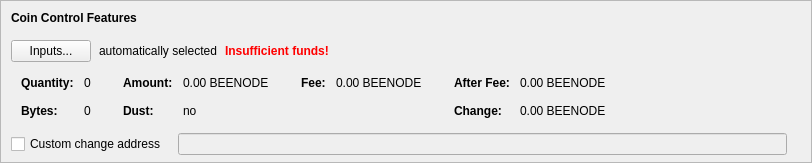
    <widget class="QFrame" name="frameCoinControl">
     <property name="sizePolicy">
      <sizepolicy hsizetype="Expanding" vsizetype="Expanding">
       <horstretch>0</horstretch>
       <verstretch>0</verstretch>
      </sizepolicy>
     </property>
     <property name="maximumSize">
      <size>
       <width>16777215</width>
       <height>16777215</height>
      </size>
     </property>
     <property name="frameShape">
      <enum>QFrame::StyledPanel</enum>
     </property>
     <property name="frameShadow">
      <enum>QFrame::Sunken</enum>
     </property>
     <layout class="QVBoxLayout" name="verticalLayoutCoinControl2">
      <property name="spacing">
       <number>0</number>
      </property>
      <property name="leftMargin">
       <number>0</number>
      </property>
      <property name="topMargin">
       <number>0</number>
      </property>
      <property name="rightMargin">
       <number>0</number>
      </property>
      <property name="bottomMargin">
       <number>6</number>
      </property>
      <item>
       <layout class="QVBoxLayout" name="verticalLayoutCoinControl" stretch="0,0,0,0,1">
        <property name="spacing">
         <number>0</number>
        </property>
        <property name="leftMargin">
         <number>10</number>
        </property>
        <property name="topMargin">
         <number>10</number>
        </property>
        <item>
         <layout class="QHBoxLayout" name="horizontalLayoutCoinControl1">
          <property name="bottomMargin">
           <number>15</number>
          </property>
          <item>
           <widget class="QLabel" name="labelCoinControlFeatures">
            <property name="sizePolicy">
             <sizepolicy hsizetype="Preferred" vsizetype="Maximum">
              <horstretch>0</horstretch>
              <verstretch>0</verstretch>
             </sizepolicy>
            </property>
            <property name="font">
             <font>
              <weight>75</weight>
              <bold>true</bold>
             </font>
            </property>
            <property name="styleSheet">
             <string notr="true">font-weight:bold;</string>
            </property>
            <property name="text">
             <string>Coin Control Features</string>
            </property>
           </widget>
          </item>
         </layout>
        </item>
        <item>
         <layout class="QHBoxLayout" name="horizontalLayoutCoinControl2" stretch="0,0,0,0">
          <property name="spacing">
           <number>8</number>
          </property>
          <property name="bottomMargin">
           <number>10</number>
          </property>
          <item>
           <widget class="QPushButton" name="pushButtonCoinControl">
            <property name="styleSheet">
             <string notr="true"/>
            </property>
            <property name="text">
             <string>Inputs...</string>
            </property>
            <property name="autoDefault">
             <bool>false</bool>
            </property>
           </widget>
          </item>
          <item>
           <widget class="QLabel" name="labelCoinControlAutomaticallySelected">
            <property name="text">
             <string>automatically selected</string>
            </property>
            <property name="margin">
             <number>5</number>
            </property>
           </widget>
          </item>
          <item>
           <widget class="QLabel" name="labelCoinControlInsuffFunds">
            <property name="font">
             <font>
              <weight>75</weight>
              <bold>true</bold>
             </font>
            </property>
            <property name="styleSheet">
             <string notr="true">color:red;font-weight:bold;</string>
            </property>
            <property name="text">
             <string>Insufficient funds!</string>
            </property>
            <property name="margin">
             <number>5</number>
            </property>
           </widget>
          </item>
          <item>
           <spacer name="horizontalSpacerCoinControl">
            <property name="orientation">
             <enum>Qt::Horizontal</enum>
            </property>
            <property name="sizeHint" stdset="0">
             <size>
              <width>40</width>
              <height>1</height>
             </size>
            </property>
           </spacer>
          </item>
         </layout>
        </item>
        <item>
         <widget class="QWidget" name="widgetCoinControl" native="true">
          <property name="sizePolicy">
           <sizepolicy hsizetype="Preferred" vsizetype="Preferred">
            <horstretch>0</horstretch>
            <verstretch>0</verstretch>
           </sizepolicy>
          </property>
          <property name="minimumSize">
           <size>
            <width>0</width>
            <height>0</height>
           </size>
          </property>
          <property name="styleSheet">
           <string notr="true"/>
          </property>
          <layout class="QHBoxLayout" name="horizontalLayoutCoinControl5">
           <property name="leftMargin">
            <number>0</number>
           </property>
           <property name="topMargin">
            <number>0</number>
           </property>
           <property name="rightMargin">
            <number>0</number>
           </property>
           <property name="bottomMargin">
            <number>0</number>
           </property>
           <item>
            <layout class="QHBoxLayout" name="horizontalLayoutCoinControl3" stretch="0,0,0,1">
             <property name="spacing">
              <number>20</number>
             </property>
             <property name="topMargin">
              <number>0</number>
             </property>
             <property name="bottomMargin">
              <number>10</number>
             </property>
             <item>
              <layout class="QFormLayout" name="formLayoutCoinControl1">
               <property name="horizontalSpacing">
                <number>10</number>
               </property>
               <property name="verticalSpacing">
                <number>14</number>
               </property>
               <property name="leftMargin">
                <number>10</number>
               </property>
               <property name="topMargin">
                <number>4</number>
               </property>
               <property name="rightMargin">
                <number>6</number>
               </property>
               <item row="0" column="0">
                <widget class="QLabel" name="labelCoinControlQuantityText">
                 <property name="font">
                  <font>
                   <weight>75</weight>
                   <bold>true</bold>
                  </font>
                 </property>
                 <property name="text">
                  <string>Quantity:</string>
                 </property>
                 <property name="margin">
                  <number>0</number>
                 </property>
                </widget>
               </item>
               <item row="0" column="1">
                <widget class="QLabel" name="labelCoinControlQuantity">
                 <property name="cursor">
                  <cursorShape>IBeamCursor</cursorShape>
                 </property>
                 <property name="contextMenuPolicy">
                  <enum>Qt::ActionsContextMenu</enum>
                 </property>
                 <property name="text">
                  <string notr="true">0</string>
                 </property>
                 <property name="margin">
                  <number>0</number>
                 </property>
                 <property name="textInteractionFlags">
                  <set>Qt::LinksAccessibleByMouse|Qt::TextSelectableByKeyboard|Qt::TextSelectableByMouse</set>
                 </property>
                </widget>
               </item>
               <item row="1" column="0">
                <widget class="QLabel" name="labelCoinControlBytesText">
                 <property name="font">
                  <font>
                   <weight>75</weight>
                   <bold>true</bold>
                  </font>
                 </property>
                 <property name="text">
                  <string>Bytes:</string>
                 </property>
                </widget>
               </item>
               <item row="1" column="1">
                <widget class="QLabel" name="labelCoinControlBytes">
                 <property name="cursor">
                  <cursorShape>IBeamCursor</cursorShape>
                 </property>
                 <property name="contextMenuPolicy">
                  <enum>Qt::ActionsContextMenu</enum>
                 </property>
                 <property name="text">
                  <string notr="true">0</string>
                 </property>
                 <property name="textInteractionFlags">
                  <set>Qt::LinksAccessibleByMouse|Qt::TextSelectableByKeyboard|Qt::TextSelectableByMouse</set>
                 </property>
                </widget>
               </item>
              </layout>
             </item>
             <item>
              <layout class="QFormLayout" name="formLayoutCoinControl2">
               <property name="horizontalSpacing">
                <number>10</number>
               </property>
               <property name="verticalSpacing">
                <number>14</number>
               </property>
               <property name="leftMargin">
                <number>6</number>
               </property>
               <property name="topMargin">
                <number>4</number>
               </property>
               <property name="rightMargin">
                <number>6</number>
               </property>
               <item row="0" column="0">
                <widget class="QLabel" name="labelCoinControlAmountText">
                 <property name="font">
                  <font>
                   <weight>75</weight>
                   <bold>true</bold>
                  </font>
                 </property>
                 <property name="text">
                  <string>Amount:</string>
                 </property>
                 <property name="margin">
                  <number>0</number>
                 </property>
                </widget>
               </item>
               <item row="0" column="1">
                <widget class="QLabel" name="labelCoinControlAmount">
                 <property name="cursor">
                  <cursorShape>IBeamCursor</cursorShape>
                 </property>
                 <property name="contextMenuPolicy">
                  <enum>Qt::ActionsContextMenu</enum>
                 </property>
                 <property name="text">
                  <string notr="true">0.00 BEENODE</string>
                 </property>
                 <property name="textInteractionFlags">
                  <set>Qt::LinksAccessibleByMouse|Qt::TextSelectableByKeyboard|Qt::TextSelectableByMouse</set>
                 </property>
                </widget>
               </item>
               <item row="1" column="0">
                <widget class="QLabel" name="labelCoinControlLowOutputText">
                 <property name="font">
                  <font>
                   <weight>75</weight>
                   <bold>true</bold>
                  </font>
                 </property>
                 <property name="text">
                  <string>Dust:</string>
                 </property>
                </widget>
               </item>
               <item row="1" column="1">
                <widget class="QLabel" name="labelCoinControlLowOutput">
                 <property name="cursor">
                  <cursorShape>IBeamCursor</cursorShape>
                 </property>
                 <property name="contextMenuPolicy">
                  <enum>Qt::ActionsContextMenu</enum>
                 </property>
                 <property name="text">
                  <string notr="true">no</string>
                 </property>
                 <property name="textInteractionFlags">
                  <set>Qt::LinksAccessibleByMouse|Qt::TextSelectableByKeyboard|Qt::TextSelectableByMouse</set>
                 </property>
                </widget>
               </item>
              </layout>
             </item>
             <item>
              <layout class="QFormLayout" name="formLayoutCoinControl3">
               <property name="horizontalSpacing">
                <number>10</number>
               </property>
               <property name="verticalSpacing">
                <number>14</number>
               </property>
               <property name="leftMargin">
                <number>6</number>
               </property>
               <property name="topMargin">
                <number>4</number>
               </property>
               <property name="rightMargin">
                <number>6</number>
               </property>
               <item row="0" column="0">
                <widget class="QLabel" name="labelCoinControlFeeText">
                 <property name="font">
                  <font>
                   <weight>75</weight>
                   <bold>true</bold>
                  </font>
                 </property>
                 <property name="text">
                  <string>Fee:</string>
                 </property>
                 <property name="margin">
                  <number>0</number>
                 </property>
                </widget>
               </item>
               <item row="0" column="1">
                <widget class="QLabel" name="labelCoinControlFee">
                 <property name="cursor">
                  <cursorShape>IBeamCursor</cursorShape>
                 </property>
                 <property name="contextMenuPolicy">
                  <enum>Qt::ActionsContextMenu</enum>
                 </property>
                 <property name="text">
                  <string notr="true">0.00 BEENODE</string>
                 </property>
                 <property name="textInteractionFlags">
                  <set>Qt::LinksAccessibleByMouse|Qt::TextSelectableByKeyboard|Qt::TextSelectableByMouse</set>
                 </property>
                </widget>
               </item>
              </layout>
             </item>
             <item>
              <layout class="QFormLayout" name="formLayoutCoinControl4">
               <property name="horizontalSpacing">
                <number>10</number>
               </property>
               <property name="verticalSpacing">
                <number>14</number>
               </property>
               <property name="leftMargin">
                <number>6</number>
               </property>
               <property name="topMargin">
                <number>4</number>
               </property>
               <property name="rightMargin">
                <number>6</number>
               </property>
               <item row="0" column="0">
                <widget class="QLabel" name="labelCoinControlAfterFeeText">
                 <property name="font">
                  <font>
                   <weight>75</weight>
                   <bold>true</bold>
                  </font>
                 </property>
                 <property name="text">
                  <string>After Fee:</string>
                 </property>
                 <property name="margin">
                  <number>0</number>
                 </property>
                </widget>
               </item>
               <item row="0" column="1">
                <widget class="QLabel" name="labelCoinControlAfterFee">
                 <property name="cursor">
                  <cursorShape>IBeamCursor</cursorShape>
                 </property>
                 <property name="contextMenuPolicy">
                  <enum>Qt::ActionsContextMenu</enum>
                 </property>
                 <property name="text">
                  <string notr="true">0.00 BEENODE</string>
                 </property>
                 <property name="textInteractionFlags">
                  <set>Qt::LinksAccessibleByMouse|Qt::TextSelectableByKeyboard|Qt::TextSelectableByMouse</set>
                 </property>
                </widget>
               </item>
               <item row="1" column="0">
                <widget class="QLabel" name="labelCoinControlChangeText">
                 <property name="font">
                  <font>
                   <weight>75</weight>
                   <bold>true</bold>
                  </font>
                 </property>
                 <property name="text">
                  <string>Change:</string>
                 </property>
                </widget>
               </item>
               <item row="1" column="1">
                <widget class="QLabel" name="labelCoinControlChange">
                 <property name="cursor">
                  <cursorShape>IBeamCursor</cursorShape>
                 </property>
                 <property name="contextMenuPolicy">
                  <enum>Qt::ActionsContextMenu</enum>
                 </property>
                 <property name="text">
                  <string notr="true">0.00 BEENODE</string>
                 </property>
                 <property name="textInteractionFlags">
                  <set>Qt::LinksAccessibleByMouse|Qt::TextSelectableByKeyboard|Qt::TextSelectableByMouse</set>
                 </property>
                </widget>
               </item>
              </layout>
             </item>
            </layout>
           </item>
          </layout>
         </widget>
        </item>
        <item>
         <layout class="QHBoxLayout" name="horizontalLayoutCoinControl4" stretch="0,0,0">
          <property name="spacing">
           <number>12</number>
          </property>
          <property name="sizeConstraint">
           <enum>QLayout::SetDefaultConstraint</enum>
          </property>
          <property name="topMargin">
           <number>5</number>
          </property>
          <property name="rightMargin">
           <number>5</number>
          </property>
          <item>
           <widget class="QCheckBox" name="checkBoxCoinControlChange">
            <property name="toolTip">
             <string>If this is activated, but the change address is empty or invalid, change will be sent to a newly generated address.</string>
            </property>
            <property name="text">
             <string>Custom change address</string>
            </property>
           </widget>
          </item>
          <item>
           <widget class="QValidatedLineEdit" name="lineEditCoinControlChange">
            <property name="enabled">
             <bool>false</bool>
            </property>
            <property name="sizePolicy">
             <sizepolicy hsizetype="Expanding" vsizetype="Fixed">
              <horstretch>0</horstretch>
              <verstretch>0</verstretch>
             </sizepolicy>
            </property>
           </widget>
          </item>
          <item>
           <widget class="QLabel" name="labelCoinControlChangeLabel">
            <property name="sizePolicy">
             <sizepolicy hsizetype="Preferred" vsizetype="Expanding">
              <horstretch>0</horstretch>
              <verstretch>0</verstretch>
             </sizepolicy>
            </property>
            <property name="minimumSize">
             <size>
              <width>0</width>
              <height>0</height>
             </size>
            </property>
            <property name="text">
             <string/>
            </property>
            <property name="margin">
             <number>3</number>
            </property>
           </widget>
          </item>
         </layout>
        </item>
        <item>
         <spacer name="verticalSpacerCoinControl">
          <property name="orientation">
           <enum>Qt::Vertical</enum>
          </property>
          <property name="sizeHint" stdset="0">
           <size>
            <width>800</width>
            <height>1</height>
           </size>
          </property>
         </spacer>
        </item>
       </layout>
      </item>
     </layout>
    </widget>
